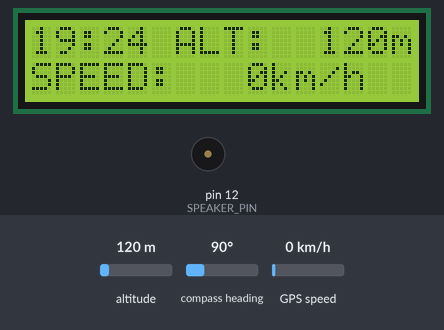
A sketch run on a simulated Arduino Uno, built with avr-gcc and run on an emulated ATmega328P. On the bench: 16×2 character LCD, buzzer (waves = sounding). The test bench sets the inputs (shaded band); at power-on: altitude 120 m, GPS speed 0 km/h, compass heading 90°. The GPS gets a fix after 3 s at 37.7749, -122.4194 with 8 satellites.

Above: at 6.4 s.
6.5 s: altitude set to 20 m
At 8.5 s:
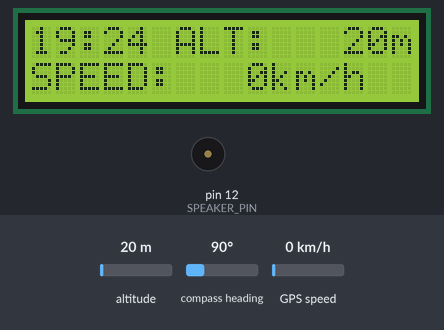
9.0 s: GPS speed set to 2 km/h
At 10.3 s:
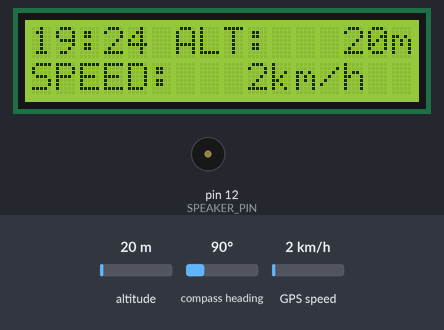
10.8 s: altitude set to 250 m
At 12.7 s:
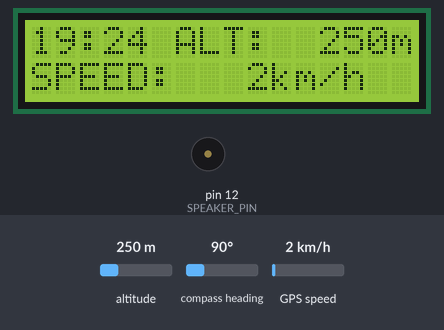
13.0 s: GPS speed set to 30 km/h
At 14.9 s:
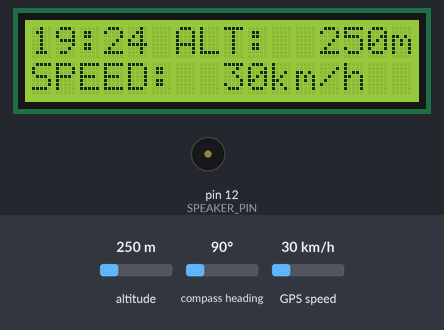
Timing chart, 0 to 16.4 s (numbered marks = the images above; inputs shaded):
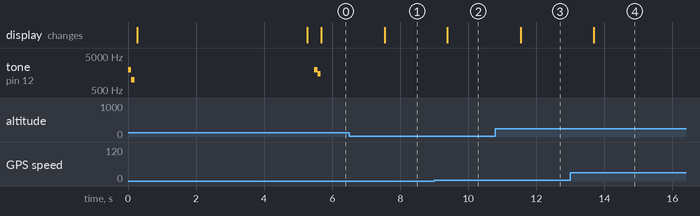

The sketch:

lcd_gps.ino
```cpp
#include "gps.h"

LiquidCrystal lcd(LCD_RS, LCD_EN, LCD_D4, LCD_D5, LCD_D6, LCD_D7);

TinyGPSPlus gps;
SoftwareSerial gpsSerial(GPS_TX, GPS_RX);
const int serialTime = 200;
static int playFlag = OFF;            // 電文受信時ビープ再生フラグ
static int SearchingSignalFlag = OFF; // 電文未受信時ビープ再生フラグ

//********** arduino セットアップ **********
void setup()
{
    play98();                     // 起動音再生
    lcd.begin(MAX_ROW, MAX_COL);  // LCD通信開始
    lcd.clear();                  // LCD画面クリア
    gpsSerial.begin(GPS_SERIAL);  // GPS通信開始
    lcd.setCursor(0, 0);          // LCD カーソル移動 (1行目)
    lcd.print("GPS Multi Meter"); // 初期表示 1
    lcd.setCursor(0, 1);          // LCD カーソル移動 (2行目)
    lcd.print("Version 0.04");    // 初期表示 2
    delay(INIT_WAIT);             // 待ち
    lcd.clear();                  // LCD画面クリア
} // end setup

//********** メイン **********
void loop()
{
    char str[MAX_ROW] = {0};
    int start = millis();
    int now = millis();

    do
    {
        while (gpsSerial.available() > 0) // GPSモジュールとのシリアル通信が可能なら
        {
            gps.encode(gpsSerial.read()); // GPSデータ読み込み
        }
        now = millis();                   // 計測時刻更新
    } while ((now - start) < serialTime); // 更新されるまで

    if (gps.satellites.value() > 0) // 衛星から電文を受け取っているなら
    {
        signalReceivedBeep();                      // 電文受信時にビープ再生を行う
        if (gps.satellites.value() >= MINIMUM_SAT) // 3次元計測が可能なら
        {
            if ((gps.time.hour() + JST_OFFSET) > HOUR_23) // 時差補正時に24時以上になるか
            {
                sprintf(str, "%02d:%02d ALT:%5dm",              // 時刻と標高表示
                        gps.time.hour() + JST_OFFSET - HOUR_24, // GPSから時を取得(GMT->JST変換)
                        gps.time.minute(),                      // GPSから分を取得
                        (int)gps.altitude.meters());            // GPSから標高を取得
            }
            else
            {
                sprintf(str, "%02d:%02d ALT:%5dm",    // 時刻と標高表示
                        gps.time.hour() + JST_OFFSET, // GPSから時を取得(GMT->JST変換)
                        gps.time.minute(),            // GPSから分を取得
                        (int)gps.altitude.meters());  // GPSから標高を取得
            }
        }
        else // 3次元計測不可能なら
        {
            sprintf(str, "%02d:%02d ALT:-----m",  // 時刻と標高表示(標高に無効表示)
                    gps.time.hour() + JST_OFFSET, // GPSから時を取得(GMT->JST変換)
                    gps.time.minute());           // GPSから分を取得
        }

        lcd.setCursor(0, 0);            // カーソルを始点へ移動(1行目)
        lcd.print(str);                 // LCDにデータ表示
        lcd.setCursor(0, 1);            // カーソルを2行目に移動
        sprintf(str, "SPEED:%4dkm/h  ", // 速度表示
                (int)gps.speed.kmph()); // GPSから速度を取得
        lcd.print(str);                 // LCDにデータ表示
        SearchingSignalFlag = OFF;      // 未受信時ビープ再生フラグ ON
    }
    else // 測位無効の場合
    {
        SearchingSignalBeep();         // 未受信時ビープ再生
        lcd.setCursor(0, 0);           // カーソルを始点へ移動
        lcd.print("Searching Signal"); // 1行目メッセージ表示
        lcd.setCursor(0, 1);           // カーソルを2行目へ移動
        lcd.print("Just a moment..."); // 2行目メッセージ表示
        playFlag = OFF;                // 受信時ビープ 再生フラグ OFF
    }
    delay(MAIN_DELAY);
}

//********** 起動音再生 **********
static void play98()
{
    tone(SPEAKER_PIN, TONE_HIGT, SOUND_DELAY); // 高音再生
    delay(SOUND_DELAY);                        // 待ち
    tone(SPEAKER_PIN, TONE_LOW, SOUND_DELAY);  // 低音再生
    delay(SOUND_DELAY);                        // 待ち
    noTone(SPEAKER_PIN);                       // 再生停止
}

//********** 電文受信時ビープ再生 **********
static void signalReceivedBeep()
{
    // 電文受信時にビープ再生を行う
    if (playFlag == OFF) // 再生フラグOFFか
    {
        tone(SPEAKER_PIN, RECEIVE_TONE_LOW, SOUND_DELAY);  // 高音再生
        delay(SOUND_DELAY);                                // 待ち
        tone(SPEAKER_PIN, RECEIVE_TONE_HIGT, SOUND_DELAY); // 低音再生
        delay(SOUND_DELAY);                                // 待ち
        noTone(SPEAKER_PIN);                               // 再生停止
        playFlag = ON;                                     // 受信時ビープ再生フラグ ON
    }
}

//********** 電文未受信時ビープ再生 **********
static void SearchingSignalBeep()
{
    // 電文未受信時にビープ再生を行う
    if (SearchingSignalFlag == OFF) // 再生フラグOFFか
    {
        tone(SPEAKER_PIN, SEARCH_SIGNAL_TONE, SEARCH_SIGNAL_DELAY); // 高音再生
        delay(SEARCH_SIGNAL_DELAY);                                 // 待ち
        noTone(SPEAKER_PIN);                                        // 再生停止
        SearchingSignalFlag = ON;                                   // 受信時ビープ再生フラグ ON
    }
}
```

gps.h
```cpp
//********** include **********
#include <TinyGPS++.h>
#include <SoftwareSerial.h>
#include <LiquidCrystal.h>
#include <string.h>

//********** define **********
#define LCD_RS 2                // LCD RS Pin
#define LCD_EN 3                // LCD Enable Pin
#define LCD_D4 4                // LCD Data Bus 1
#define LCD_D5 5                // LCD Data Bus 2
#define LCD_D6 6                // LCD Data Bus 3
#define LCD_D7 7                // LCD Data Bus 4
#define SPEAKER_PIN 12          // スピーカー接続ピン
#define GPS_TX 10               // GPS通信PIN(TX)
#define GPS_RX 11               // GPS通信PIN(RX)
#define TONE_HIGT 2000          // 高音周波数
#define TONE_LOW 1000           // 低音周波数
#define SOUND_DELAY 100         // 待ち時間(ms)
#define MAX_ROW 16              // 最大文字数
#define MAX_COL 2               // 最大行数
#define INIT_WAIT 5000          // 初期表示待ち時間
#define MINIMUM_SAT 4           // 3次元計測に必要な最低衛星数
#define DISP_DELAY 200          // メッセージ表示ディレイ
#define JST_OFFSET 9            // GMTとJSTとの時差
#define HOUR_23 23              // 補正時刻
#define HOUR_24 24              // 補正時刻
#define ON 1                    // フラグON
#define OFF 0                   // フラグOFF
#define RECEIVE_TONE_HIGT 1500  //電文受診時ビープ 低音
#define RECEIVE_TONE_LOW 2000   //電文受診時ビープ 高音
#define MAIN_DELAY 100          //メインループ待ち時間
#define SEARCH_SIGNAL_TONE 400  // 信号未受信時ビープ音
#define SEARCH_SIGNAL_DELAY 500 // 信号未受信時ビープ音ディレイ
#define GPS_SERIAL 9600         // GPSモジュールとの通信速度

//********** prototype **********
static void play98();              // 起動音ビープ再生
static void signalReceivedBeep();  // 電文未信時ビープ再生
static void SearchingSignalBeep(); // 電文未受信時ビープ再生
```

Measured:
- after the input at 6.5 s, the display: changes after 1.0 s (image 1)
- after the input at 9.0 s, the display: changes after 0.39 s (image 2)
- after the input at 10.8 s, the display: changes after 0.74 s (image 3)
- after the input at 13.0 s, the display: changes after 0.69 s (image 4)
- by itself, tone on pin 12 (SPEAKER_PIN): plays 2000 Hz for 0.10 s, 1000 Hz for 0.10 s, 2000 Hz for 0.10 s, 1500 Hz for 0.10 s
